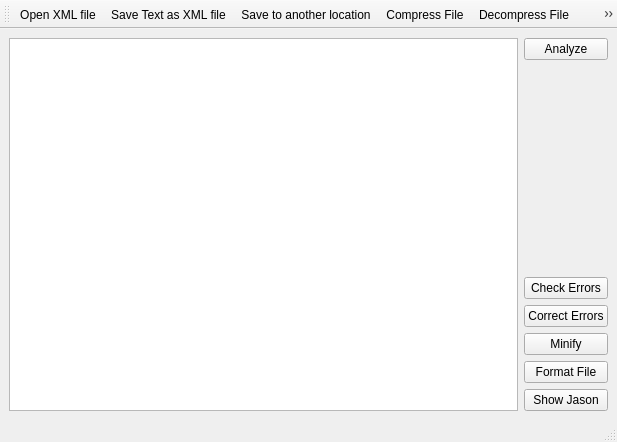
<?xml version="1.0" encoding="UTF-8"?>
<ui version="4.0">
 <class>XML_project</class>
 <widget class="QMainWindow" name="XML_project">
  <property name="geometry">
   <rect>
    <x>0</x>
    <y>0</y>
    <width>617</width>
    <height>442</height>
   </rect>
  </property>
  <property name="windowTitle">
   <string>XML Editor</string>
  </property>
  <widget class="QWidget" name="centralwidget">
   <layout class="QHBoxLayout" name="horizontalLayout_2">
    <item>
     <layout class="QHBoxLayout" name="horizontalLayout">
      <item>
       <widget class="QTextEdit" name="textEdit">
        <property name="minimumSize">
         <size>
          <width>500</width>
          <height>300</height>
         </size>
        </property>
       </widget>
      </item>
      <item>
       <layout class="QVBoxLayout" name="verticalLayout_4">
        <item>
         <widget class="QPushButton" name="details_button">
          <property name="text">
           <string>Analyze</string>
          </property>
         </widget>
        </item>
        <item>
         <spacer name="verticalSpacer">
          <property name="orientation">
           <enum>Qt::Vertical</enum>
          </property>
          <property name="sizeHint" stdset="0">
           <size>
            <width>20</width>
            <height>40</height>
           </size>
          </property>
         </spacer>
        </item>
        <item>
         <widget class="QPushButton" name="error_check_button">
          <property name="text">
           <string>Check Errors</string>
          </property>
         </widget>
        </item>
        <item>
         <widget class="QPushButton" name="error_correct_button">
          <property name="text">
           <string>Correct Errors</string>
          </property>
         </widget>
        </item>
        <item>
         <widget class="QPushButton" name="Minify_button">
          <property name="text">
           <string>Minify</string>
          </property>
         </widget>
        </item>
        <item>
         <widget class="QPushButton" name="format_button">
          <property name="text">
           <string>Format File</string>
          </property>
         </widget>
        </item>
        <item>
         <widget class="QPushButton" name="jason_button">
          <property name="text">
           <string>Show Jason</string>
          </property>
         </widget>
        </item>
       </layout>
      </item>
      <item>
       <layout class="QVBoxLayout" name="verticalLayout"/>
      </item>
     </layout>
    </item>
   </layout>
  </widget>
  <widget class="QStatusBar" name="statusbar"/>
  <widget class="QToolBar" name="toolBar">
   <property name="windowTitle">
    <string>toolBar</string>
   </property>
   <attribute name="toolBarArea">
    <enum>TopToolBarArea</enum>
   </attribute>
   <attribute name="toolBarBreak">
    <bool>false</bool>
   </attribute>
   <addaction name="actionOpen_XML_file"/>
   <addaction name="actionSave_Text_as_XML_file"/>
   <addaction name="actionSave_to_another_location"/>
   <addaction name="actionCompress"/>
   <addaction name="actionDecompress"/>
   <addaction name="actionClear"/>
   <addaction name="actionundo"/>
   <addaction name="actionRedo"/>
  </widget>
  <action name="actionOpen_XML_file">
   <property name="icon">
    <iconset resource="images.qrc">
     <normaloff>:/images/Open_icon-icons.com_73704.png</normaloff>:/images/Open_icon-icons.com_73704.png</iconset>
   </property>
   <property name="text">
    <string>Open XML file</string>
   </property>
  </action>
  <action name="actionSave_Text_as_XML_file">
   <property name="icon">
    <iconset resource="images.qrc">
     <normaloff>:/images/add.png</normaloff>:/images/add.png</iconset>
   </property>
   <property name="text">
    <string>Save Text as XML file</string>
   </property>
  </action>
  <action name="actionClear">
   <property name="icon">
    <iconset resource="images.qrc">
     <normaloff>:/images/close.png</normaloff>:/images/close.png</iconset>
   </property>
   <property name="text">
    <string>Clear</string>
   </property>
  </action>
  <action name="actionundo">
   <property name="icon">
    <iconset resource="images.qrc">
     <normaloff>:/images/10558_green_undo_icon.png</normaloff>:/images/10558_green_undo_icon.png</iconset>
   </property>
   <property name="text">
    <string>Undo</string>
   </property>
  </action>
  <action name="actionRedo">
   <property name="icon">
    <iconset resource="images.qrc">
     <normaloff>:/images/10508_green_redo_icon.png</normaloff>:/images/10508_green_redo_icon.png</iconset>
   </property>
   <property name="text">
    <string>Redo</string>
   </property>
  </action>
  <action name="actionCompress">
   <property name="icon">
    <iconset resource="images.qrc">
     <normaloff>:/images/compression.png</normaloff>:/images/compression.png</iconset>
   </property>
   <property name="text">
    <string>Compress File</string>
   </property>
   <property name="menuRole">
    <enum>QAction::NoRole</enum>
   </property>
  </action>
  <action name="actionDecompress">
   <property name="icon">
    <iconset resource="images.qrc">
     <normaloff>:/images/zip.png</normaloff>:/images/zip.png</iconset>
   </property>
   <property name="text">
    <string>Decompress File</string>
   </property>
   <property name="menuRole">
    <enum>QAction::NoRole</enum>
   </property>
  </action>
  <action name="actionSave_to_another_location">
   <property name="icon">
    <iconset resource="images.qrc">
     <normaloff>:/images/save.png</normaloff>:/images/save.png</iconset>
   </property>
   <property name="text">
    <string>Save to another location</string>
   </property>
   <property name="menuRole">
    <enum>QAction::NoRole</enum>
   </property>
  </action>
 </widget>
 <resources>
  <include location="images.qrc"/>
 </resources>
 <connections/>
</ui>
